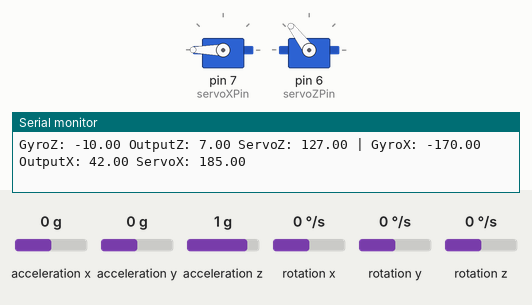
A sketch run on a simulated Arduino Uno, built with avr-gcc and run on an emulated ATmega328P. Shown: 2 × servo, the last lines printed to the serial monitor. The inputs (shaded band) are chosen by the test bench; at power-on: rotation z 0 °/s, acceleration y 0 g, acceleration x 0 g, acceleration z 1 g, rotation x 0 °/s, rotation y 0 °/s.

Above: at 4.2 s.
4.3 s: rotation z set to 100 °/s
At 6.8 s:
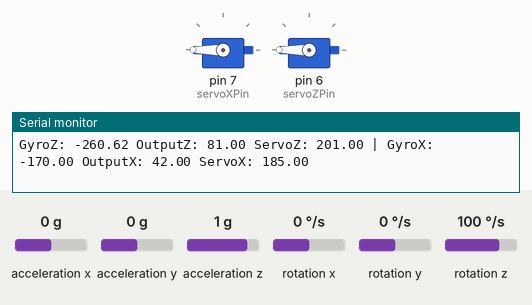
7.3 s: rotation z set to -192 °/s
At 7.58 s:
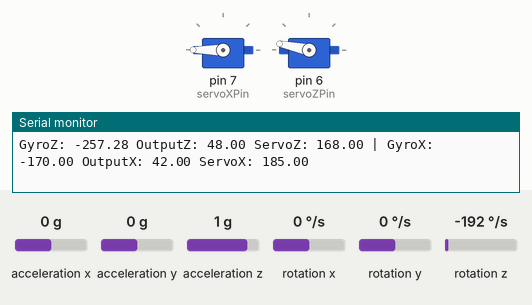
10.3 s: acceleration y set to 0.8 g
At 11.7 s:
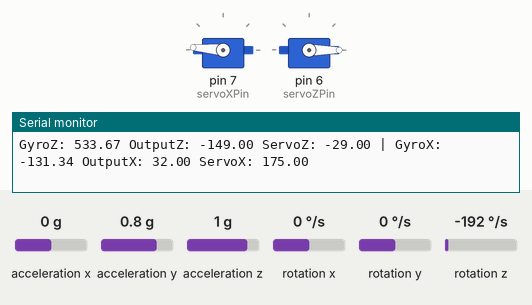
13.3 s: acceleration x set to -1.4 g
At 14.1 s:
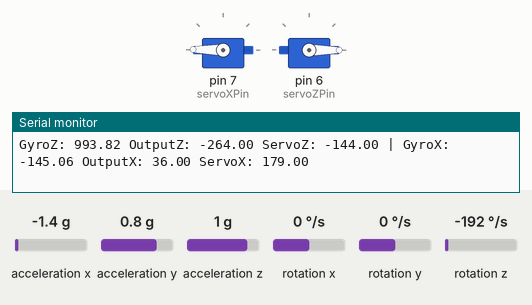
14.8 s: acceleration x set to 0 g
At 15.6 s:
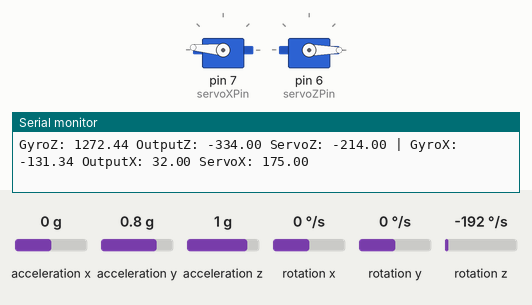
16.3 s: acceleration z set to 0 g
At 17.0 s:
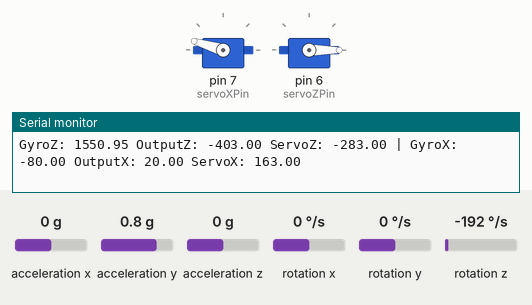
Timing chart, 0 to 18.8 s (numbered marks = the images above; inputs shaded):
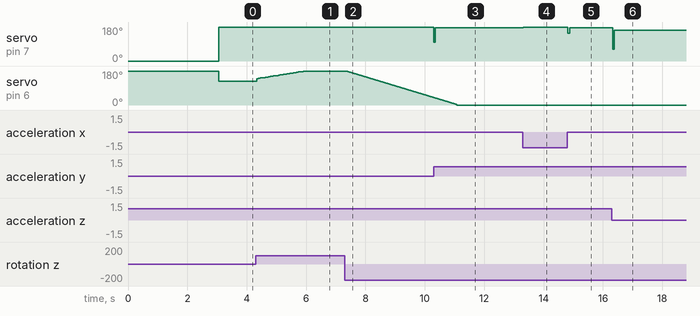

The sketch:

PID_Basic.ino
```cpp
#include <Wire.h>
#include <MPU6050_tockn.h>
#include <Servo.h>

///////////////////////Inputs/outputs///////////////////////
Servo myservoX;
Servo myservoZ;
MPU6050 mpu6050(Wire);
///////////////////////////////////////////////////////

////////////////////////Variables///////////////////////
float offsetX = 85.0;
float offsetY = 0.0;
float offsetZ = 5.0;
const float gyroScaleFactor = 1.0;
const int servoXPin = 7;
const int servoZPin = 6;
float homeZ = 120;
float homeX = 143;
///////////////////////////////////////////////////////

///////////////////PID constants///////////////////////
float kpZ = 0.25;
float kiZ = 0.1;
float kdZ = 0.1;
float kpX = 0.25;
float kiX = 0.1;
float kdX = 0.1;
float distance_setpointZ = 21;
float distance_setpointX = 0;
float distance_previous_errorZ, distance_errorZ;
float distance_previous_errorX, distance_errorX;
float PID_pZ, PID_iZ, PID_dZ, PID_totalZ;
float PID_pX, PID_iX, PID_dX, PID_totalX;
///////////////////////////////////////////////////////

void setup() {
  Serial.begin(115200);

  Wire.begin();
  mpu6050.begin();
  mpu6050.calcGyroOffsets(true);

  myservoX.attach(servoXPin);
  myservoZ.attach(servoZPin);
}

void loop() {
  float gyroX, gyroY, gyroZ;
  mpu6050.update();
  gyroX = mpu6050.getAngleX() - offsetX;
  gyroY = mpu6050.getAngleY() - offsetY;
  gyroZ = -mpu6050.getAngleZ() - offsetZ;

  gyroX -= offsetX;
  gyroY -= offsetY;
  gyroZ -= offsetZ;

  gyroX /= gyroScaleFactor;
  gyroY /= gyroScaleFactor;
  gyroZ /= gyroScaleFactor;

  distance_errorZ = distance_setpointZ - gyroZ;
  PID_pZ = kpZ * distance_errorZ;

  float dist_differenceZ = distance_errorZ - distance_previous_errorZ;
  PID_dZ = kdZ * (dist_differenceZ / 0.05);

  if (-3 < distance_errorZ && distance_errorZ < 3) {
    PID_iZ += kiZ * distance_errorZ * 0.05;
  } else {
    PID_iZ = 0;
  }

  PID_totalZ = PID_pZ + PID_iZ + PID_dZ;
  PID_totalZ = map(PID_totalZ, -90, 90, -90, 90);

  float servoZPosition = homeZ + PID_totalZ;

  distance_errorX = distance_setpointX - gyroX;
  PID_pX = kpX * distance_errorX;

  float dist_differenceX = distance_errorX - distance_previous_errorX;
  PID_dX = kdX * (dist_differenceX / 0.05);

  if (-3 < distance_errorX && distance_errorX < 3) {
    PID_iX += kiX * distance_errorX * 0.05;
  } else {
    PID_iX = 0;
  }

  PID_totalX = PID_pX + PID_iX + PID_dX;
  PID_totalX = map(PID_totalX, -90, 90, -90, 90);

  float servoXPosition = homeX + PID_totalX;

  myservoZ.write(servoZPosition);
  myservoX.write(servoXPosition);

  Serial.print("GyroZ: ");
  Serial.print(gyroZ);
  Serial.print(" OutputZ: ");
  Serial.print(PID_totalZ);
  Serial.print(" ServoZ: ");
  Serial.print(servoZPosition);

  Serial.print(" | GyroX: ");
  Serial.print(gyroX);
  Serial.print(" OutputX: ");
  Serial.print(PID_totalX);
  Serial.print(" ServoX: ");
  Serial.println(servoXPosition);

  distance_previous_errorZ = distance_errorZ;
  distance_previous_errorX = distance_errorX;

  delay(50);
}
```

Measured:
- after the input at 4.3 s, servo on pin 6 (servoZPin): moves from 127° to 180° over 1.6 s, starting at once
- after the input at 7.3 s, servo on pin 6 (servoZPin): moves from 180° to 40° over 2.9 s, starting after 0.05 s
- after the input at 10.3 s, servo on pin 7 (servoXPin): 180° → 175° at once
- after the input at 13.3 s, servo on pin 7 (servoXPin): 175° → 179° at once
- after the input at 14.8 s, servo on pin 7 (servoXPin): 179° → 175° at once
- after the input at 16.3 s, servo on pin 7 (servoXPin): 175° → 163° at once
